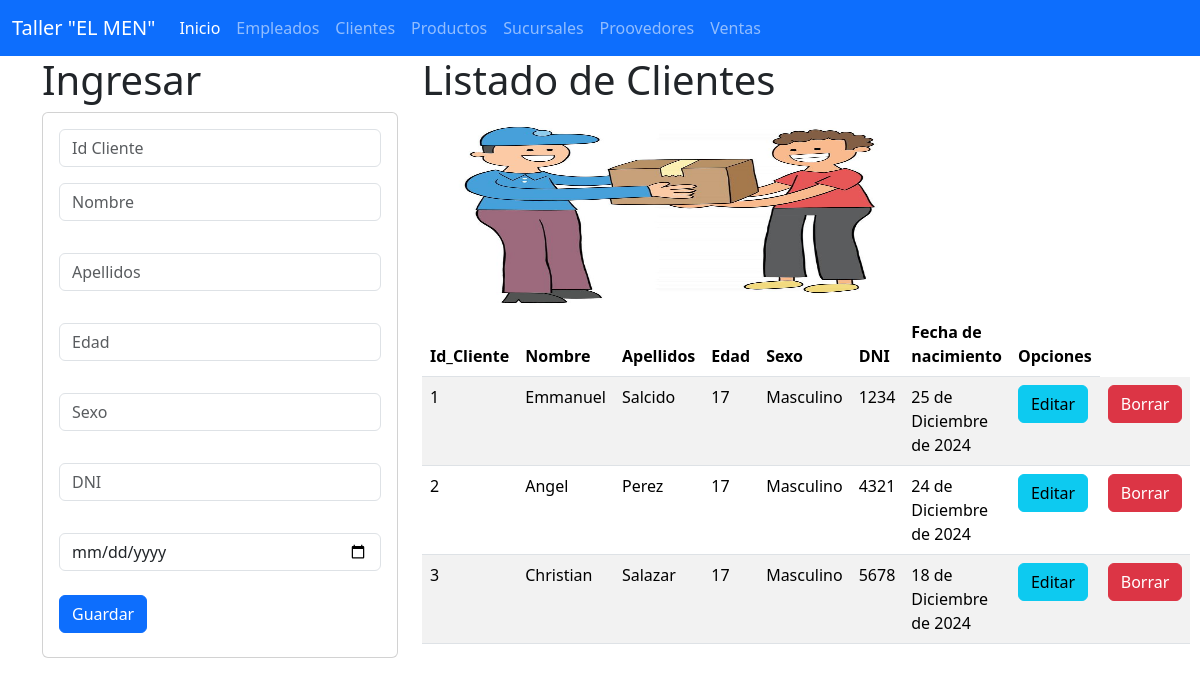
Screenshot of /clientes with the database file from the repository.
### Clientes_app/models.py (models this page shows, shortened)
class Clientes(models.Model):
    Id_Cliente = models.IntegerField(primary_key=True)
    nombre  = models.CharField(max_length=50)
    apellidos  = models.CharField(max_length=50)
    edad   = models.IntegerField()
    sexo  = models.CharField(max_length=10)
    dni   = models.CharField(max_length=15)
    fecha_nacimiento   = models.DateField()
    class Meta:
        db_table =  "Clientes"
        verbose_name = "Cliente"
        verbose_name_plural = "Clientes"

### Clientes_app/views.py (the view)
# urls.py: path('clientes', views.inicio_vistaClientes, name='clientes'),
def inicio_vistaClientes(request):
    clientes = Clientes.objects.all()
    return render(request, 'gestionarClientes.html', {'clientes': clientes})

### Clientes_app/templates/gestionarClientes.html
{% extends "base.html" %}
{% block cuerpo %}
{% load static %}
<div class="row">
    <div class="col-sm-12 col-md-4 col-lg-4 col-xl-4">
        <h1> Ingresar </h1>
        <div class="card">
            <div class="card-body">
                <form action="registrarClientes/" method="POST"> {% csrf_token %}
                    <div class="form-group">
                        <input type="text" id="txtid" name="txtid" class="form-control" placeholder="Id Cliente" minlength="1" maxlength="100" required>
                    </div>
                    <div class="form-group py-3">
                        <input type="text" id="txtnombre" name="txtnombre" class="form-control" placeholder="Nombre" maxlength="100" required>
                    </div>
                    <div class="form-group py-3">
                        <input type="text" id="txtapellidos" name="txtapellidos" class="form-control" placeholder="Apellidos" maxlength="100" required>
                    </div>
                    <div class="form-group py-3">
                        <input type="text" id="txtedad" name="txtedad" class="form-control" placeholder="Edad" maxlength="100" required>
                    </div>
                    <div class="form-group py-3">
                        <input type="text" id="txtsexo" name="txtsexo" class="form-control" placeholder="Sexo" maxlength="100" required>
                    </div>
                    <div class="form-group py-3">
                        <input type="text" id="DNI" name="DNI" class="form-control" placeholder="DNI" maxlength="100" required>
                    </div>
                    <div class="form-group py-3">
                        <input type="date" id="txtfecha" name="txtfecha" class="form-control" placeholder="Fecha de nacimiento" maxlength="100" required>
                    </div>
                    <div class="form-group py-2">
                        <button type="submit" class="btn btn-primary">Guardar</button>
                    </div>
                </form>
            </div>
        </div>
    </div>
    <div class="col-sm-12 col-md-8 col-lg-8 col-xl-8">
            <h1> Listado de Clientes </h1>
            <img class="w-59" src="{% static 'img/Clientes.jpg' %}" alt="nava" width="500" height="200">
            <table class="table table-striped">
                <thead>
                <tr>
                    <th scope="col">Id_Cliente</th>
                    <th scope="col">Nombre</th>
                    <th scope="col">Apellidos</th>
                    <th scope="col">Edad</th>
                    <th scope="col">Sexo</th>
                    <th scope="col">DNI</th>
                    <th scope="col">Fecha de nacimiento</th>
                    <th>Opciones</th>
                </tr>
                </thead>
                <tbody>
                    {% for c in clientes %}
                    <tr>
                        <td>{{c.Id_Cliente}}</td>
                        <td>{{c.nombre}} </td>
                        <td>{{c.apellidos}}</td>
                        <td>{{c.edad}}</td>
                        <td>{{c.sexo}}</td>
                        <td>{{c.dni}}</td>
                        <td>{{c.fecha_nacimiento}}</td>
                        <td> <a href="seleccionarClientes/{{c.Id_Cliente}}" class="btn btn-info">Editar</a> </td>
                        <td> <a href="borrarClientes/{{c.Id_Cliente}} " class="btn btn-danger">Borrar</a> </td>
                    </tr>
                    {% endfor %}
                </tbody>
                </table>
    </div>
</div>
{% endblock %}

### rows the page displays
Clientes: Id_Cliente "1", nombre "Emmanuel", apellidos "Salcido", edad "17", sexo "Masculino", dni "1234", fecha_nacimiento "25 de Diciembre de 2024"
Clientes: Id_Cliente "2", nombre "Angel", apellidos "Perez", edad "17", sexo "Masculino", dni "4321", fecha_nacimiento "24 de Diciembre de 2024"
Clientes: Id_Cliente "3", nombre "Christian", apellidos "Salazar", edad "17", sexo "Masculino", dni "5678", fecha_nacimiento "18 de Diciembre de 2024"
